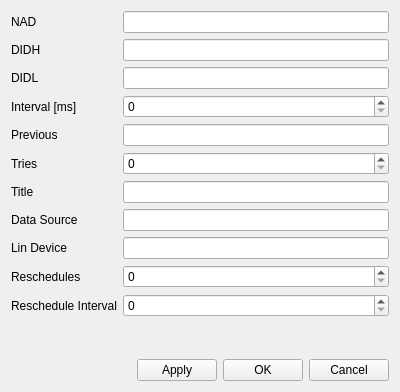
<?xml version="1.0" encoding="UTF-8"?>
<ui version="4.0">
 <class>SettingsDialog</class>
 <widget class="MdiChild" name="SettingsDialog">
  <property name="geometry">
   <rect>
    <x>0</x>
    <y>0</y>
    <width>400</width>
    <height>392</height>
   </rect>
  </property>
  <property name="windowTitle">
   <string>Form</string>
  </property>
  <layout class="QVBoxLayout" name="verticalLayout">
   <item>
    <layout class="QFormLayout" name="formLayout">
     <item row="0" column="0">
      <widget class="QLabel" name="label">
       <property name="text">
        <string>NAD</string>
       </property>
      </widget>
     </item>
     <item row="0" column="1">
      <widget class="QLineEdit" name="nadEdit"/>
     </item>
     <item row="3" column="0">
      <widget class="QLabel" name="label_2">
       <property name="text">
        <string>Interval [ms]</string>
       </property>
      </widget>
     </item>
     <item row="3" column="1">
      <widget class="QSpinBox" name="interval">
       <property name="maximum">
        <number>500</number>
       </property>
      </widget>
     </item>
     <item row="6" column="0">
      <widget class="QLabel" name="label_3">
       <property name="text">
        <string>Tries</string>
       </property>
      </widget>
     </item>
     <item row="6" column="1">
      <widget class="QSpinBox" name="tries"/>
     </item>
     <item row="7" column="0">
      <widget class="QLabel" name="label_4">
       <property name="text">
        <string>Title</string>
       </property>
      </widget>
     </item>
     <item row="7" column="1">
      <widget class="QLineEdit" name="title"/>
     </item>
     <item row="8" column="0">
      <widget class="QLabel" name="label_5">
       <property name="text">
        <string>Data Source</string>
       </property>
      </widget>
     </item>
     <item row="8" column="1">
      <widget class="QLineEdit" name="dataSource"/>
     </item>
     <item row="4" column="0">
      <widget class="QLabel" name="label_6">
       <property name="text">
        <string>Previous</string>
       </property>
      </widget>
     </item>
     <item row="4" column="1">
      <widget class="QLineEdit" name="previousEdit"/>
     </item>
     <item row="9" column="0">
      <widget class="QLabel" name="label_7">
       <property name="text">
        <string>Lin Device</string>
       </property>
      </widget>
     </item>
     <item row="9" column="1">
      <widget class="QLineEdit" name="linEdit"/>
     </item>
     <item row="1" column="0">
      <widget class="QLabel" name="label_8">
       <property name="text">
        <string>DIDH</string>
       </property>
      </widget>
     </item>
     <item row="1" column="1">
      <widget class="QLineEdit" name="didhEdit"/>
     </item>
     <item row="2" column="0">
      <widget class="QLabel" name="label_9">
       <property name="text">
        <string>DIDL</string>
       </property>
      </widget>
     </item>
     <item row="2" column="1">
      <widget class="QLineEdit" name="didlEdit"/>
     </item>
     <item row="10" column="0">
      <widget class="QLabel" name="label_10">
       <property name="text">
        <string>Reschedules</string>
       </property>
      </widget>
     </item>
     <item row="11" column="0">
      <widget class="QLabel" name="label_11">
       <property name="text">
        <string>Reschedule Interval</string>
       </property>
      </widget>
     </item>
     <item row="10" column="1">
      <widget class="QSpinBox" name="reschedulesEdit"/>
     </item>
     <item row="11" column="1">
      <widget class="QSpinBox" name="rescheduleIntervalEdit">
       <property name="maximum">
        <number>500</number>
       </property>
      </widget>
     </item>
    </layout>
   </item>
   <item>
    <spacer name="verticalSpacer">
     <property name="orientation">
      <enum>Qt::Orientation::Vertical</enum>
     </property>
     <property name="sizeHint" stdset="0">
      <size>
       <width>20</width>
       <height>40</height>
      </size>
     </property>
    </spacer>
   </item>
   <item>
    <layout class="QHBoxLayout" name="horizontalLayout">
     <item>
      <spacer name="horizontalSpacer">
       <property name="orientation">
        <enum>Qt::Orientation::Horizontal</enum>
       </property>
       <property name="sizeHint" stdset="0">
        <size>
         <width>40</width>
         <height>20</height>
        </size>
       </property>
      </spacer>
     </item>
     <item>
      <widget class="QPushButton" name="applyButton">
       <property name="text">
        <string>Apply</string>
       </property>
      </widget>
     </item>
     <item>
      <widget class="QPushButton" name="okButton">
       <property name="text">
        <string>OK</string>
       </property>
      </widget>
     </item>
     <item>
      <widget class="QPushButton" name="cancelButton">
       <property name="text">
        <string>Cancel</string>
       </property>
      </widget>
     </item>
    </layout>
   </item>
  </layout>
 </widget>
 <customwidgets>
  <customwidget>
   <class>MdiChild</class>
   <extends>QWidget</extends>
   <header>../api/api.h</header>
   <container>1</container>
  </customwidget>
 </customwidgets>
 <resources/>
 <connections/>
</ui>
